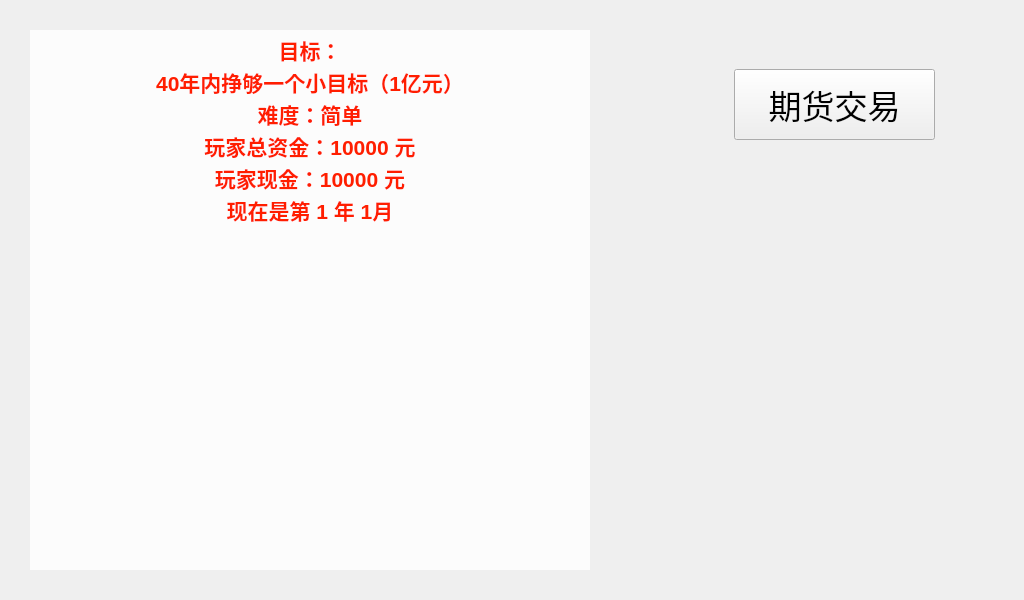
<?xml version="1.0" encoding="UTF-8"?>
<ui version="4.0">
 <class>MainWindow</class>
 <widget class="QWidget" name="MainWindow">
  <property name="geometry">
   <rect>
    <x>0</x>
    <y>0</y>
    <width>1024</width>
    <height>600</height>
   </rect>
  </property>
  <property name="minimumSize">
   <size>
    <width>920</width>
    <height>530</height>
   </size>
  </property>
  <property name="windowTitle">
   <string>市场模拟器</string>
  </property>
  <layout class="QGridLayout" name="gridLayout">
   <property name="leftMargin">
    <number>0</number>
   </property>
   <property name="topMargin">
    <number>0</number>
   </property>
   <property name="rightMargin">
    <number>0</number>
   </property>
   <property name="bottomMargin">
    <number>0</number>
   </property>
   <item row="0" column="0">
    <widget class="QWidget" name="widget" native="true">
     <property name="minimumSize">
      <size>
       <width>800</width>
       <height>500</height>
      </size>
     </property>
     <property name="styleSheet">
      <string notr="true">QWidget#widget
{
	border-image: url(:/prefix1/src/RImage3.jpg);
}</string>
     </property>
     <layout class="QGridLayout" name="gridLayout_2">
      <property name="leftMargin">
       <number>0</number>
      </property>
      <property name="topMargin">
       <number>0</number>
      </property>
      <property name="rightMargin">
       <number>0</number>
      </property>
      <property name="bottomMargin">
       <number>0</number>
      </property>
      <item row="0" column="0">
       <widget class="QWidget" name="widget_2" native="true">
        <property name="minimumSize">
         <size>
          <width>300</width>
          <height>0</height>
         </size>
        </property>
        <property name="styleSheet">
         <string notr="true"/>
        </property>
        <layout class="QVBoxLayout" name="verticalLayout">
         <property name="spacing">
          <number>0</number>
         </property>
         <property name="leftMargin">
          <number>30</number>
         </property>
         <property name="topMargin">
          <number>30</number>
         </property>
         <property name="bottomMargin">
          <number>30</number>
         </property>
         <item>
          <widget class="QTextEdit" name="textEdit">
           <property name="enabled">
            <bool>false</bool>
           </property>
           <property name="styleSheet">
            <string notr="true">background-color: rgba(255, 255, 255, 200);
color: rgb(255, 30, 0);</string>
           </property>
           <property name="frameShape">
            <enum>QFrame::NoFrame</enum>
           </property>
           <property name="frameShadow">
            <enum>QFrame::Plain</enum>
           </property>
           <property name="html">
            <string>&lt;!DOCTYPE HTML PUBLIC &quot;-//W3C//DTD HTML 4.0//EN&quot; &quot;http://www.w3.org/TR/REC-html40/strict.dtd&quot;&gt;
&lt;html&gt;&lt;head&gt;&lt;meta name=&quot;qrichtext&quot; content=&quot;1&quot; /&gt;&lt;meta charset=&quot;utf-8&quot; /&gt;&lt;style type=&quot;text/css&quot;&gt;
p, li { white-space: pre-wrap; }
hr { height: 1px; border-width: 0; }
li.unchecked::marker { content: &quot;\2610&quot;; }
li.checked::marker { content: &quot;\2612&quot;; }
&lt;/style&gt;&lt;/head&gt;&lt;body style=&quot; font-family:'Microsoft YaHei UI'; font-size:9pt; font-weight:400; font-style:normal;&quot;&gt;
&lt;p align=&quot;center&quot; style=&quot; margin-top:0px; margin-bottom:0px; margin-left:0px; margin-right:0px; -qt-block-indent:0; text-indent:0px;&quot;&gt;&lt;span style=&quot; font-size:16pt; font-weight:700;&quot;&gt;目标：&lt;/span&gt;&lt;/p&gt;
&lt;p align=&quot;center&quot; style=&quot; margin-top:0px; margin-bottom:0px; margin-left:0px; margin-right:0px; -qt-block-indent:0; text-indent:0px;&quot;&gt;&lt;span style=&quot; font-size:16pt; font-weight:700;&quot;&gt;40年内挣够一个小目标（1亿元）&lt;/span&gt;&lt;/p&gt;
&lt;p align=&quot;center&quot; style=&quot; margin-top:0px; margin-bottom:0px; margin-left:0px; margin-right:0px; -qt-block-indent:0; text-indent:0px;&quot;&gt;&lt;span style=&quot; font-size:16pt; font-weight:700;&quot;&gt;难度：简单&lt;/span&gt;&lt;/p&gt;
&lt;p align=&quot;center&quot; style=&quot; margin-top:0px; margin-bottom:0px; margin-left:0px; margin-right:0px; -qt-block-indent:0; text-indent:0px;&quot;&gt;&lt;span style=&quot; font-size:16pt; font-weight:700;&quot;&gt;玩家总资金：10000 元&lt;/span&gt;&lt;/p&gt;
&lt;p align=&quot;center&quot; style=&quot; margin-top:0px; margin-bottom:0px; margin-left:0px; margin-right:0px; -qt-block-indent:0; text-indent:0px;&quot;&gt;&lt;span style=&quot; font-size:16pt; font-weight:700;&quot;&gt;玩家现金：10000 元&lt;/span&gt;&lt;/p&gt;
&lt;p align=&quot;center&quot; style=&quot; margin-top:0px; margin-bottom:0px; margin-left:0px; margin-right:0px; -qt-block-indent:0; text-indent:0px;&quot;&gt;&lt;span style=&quot; font-size:16pt; font-weight:700;&quot;&gt;现在是第 1 年 1月&lt;/span&gt;&lt;/p&gt;&lt;/body&gt;&lt;/html&gt;</string>
           </property>
          </widget>
         </item>
         <item>
          <widget class="QTextEdit" name="textEdit_2">
           <property name="enabled">
            <bool>false</bool>
           </property>
           <property name="styleSheet">
            <string notr="true">background-color: rgba(255, 255, 255, 200);</string>
           </property>
           <property name="frameShape">
            <enum>QFrame::NoFrame</enum>
           </property>
           <property name="frameShadow">
            <enum>QFrame::Plain</enum>
           </property>
          </widget>
         </item>
        </layout>
       </widget>
      </item>
      <item row="0" column="1">
       <widget class="QWidget" name="widget_4" native="true">
        <layout class="QHBoxLayout" name="horizontalLayout_2">
         <property name="rightMargin">
          <number>60</number>
         </property>
         <item>
          <spacer name="horizontalSpacer">
           <property name="orientation">
            <enum>Qt::Horizontal</enum>
           </property>
           <property name="sizeType">
            <enum>QSizePolicy::Minimum</enum>
           </property>
           <property name="sizeHint" stdset="0">
            <size>
             <width>100</width>
             <height>20</height>
            </size>
           </property>
          </spacer>
         </item>
         <item>
          <widget class="QWidget" name="widget_3" native="true">
           <property name="minimumSize">
            <size>
             <width>250</width>
             <height>0</height>
            </size>
           </property>
           <widget class="QPushButton" name="pushButton">
            <property name="geometry">
             <rect>
              <x>20</x>
              <y>60</y>
              <width>201</width>
              <height>71</height>
             </rect>
            </property>
            <property name="font">
             <font>
              <family>华文行楷</family>
              <pointsize>25</pointsize>
             </font>
            </property>
            <property name="styleSheet">
             <string notr="true"/>
            </property>
            <property name="text">
             <string>期货交易</string>
            </property>
           </widget>
          </widget>
         </item>
        </layout>
       </widget>
      </item>
     </layout>
    </widget>
   </item>
  </layout>
 </widget>
 <resources/>
 <connections/>
</ui>
